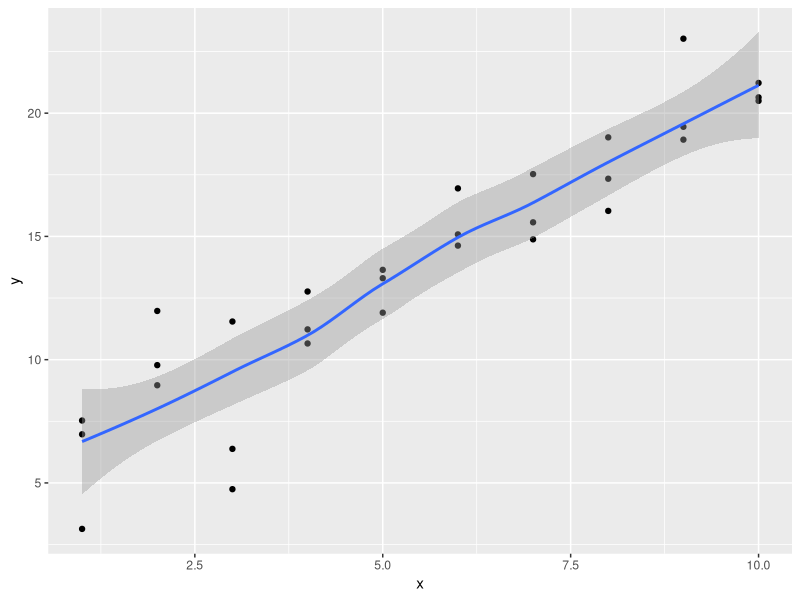
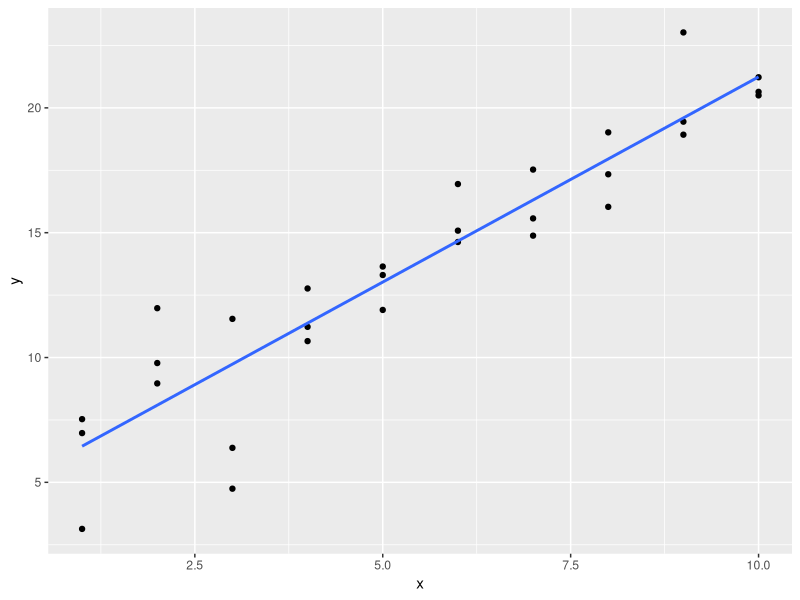

Source code (R) for these figures, in order: (Note: this script raises an error after producing the figures.)
## ---- chunk 1
library(tidyverse)

library(modelr)
options(na.action = na.warn)
## ---- chunk 2
sim1a <- tibble(
  x = rep(1:10, each = 3),
  y = x * 1.5 + 6 + rt(length(x), df = 2)
)
## ---- chunk 3
sim1a_mod <- lm(y ~ x, data = sim1a)               # fit a linear model (straight line)

coef(sim1a_mod)                                    # Slope=1.480507    Intercept=5.806916

# Can't just put `sim1a_mod` into ggplot like below ...It plots *curve*, as for `sim1a`. (WHY?)
ggplot(sim1a_mod, aes(x, y)) +
  geom_point() +
  geom_smooth() 
## ---- chunk 4
ggplot(sim1a, aes(x = x, y = y)) +
  geom_point() +
  geom_smooth(method = "lm", se = FALSE)           # fit a linear model (straight line)
## ---- chunk 5
measure_distance <- function(mod, data) {
  diff <- data$y - make_prediction(mod, data)
  mean(abs(diff))
}
## ---- chunk 6
best <- optim(c(0, 0), measure_distance, data = sim1a)
best$par                                   # the best parameters of the 'mean-absolute distance'


# HOWEVER, although the code in Q2 defines `measure_distance` (and we have `sim1a` from Q1), that definition doesn't include what the `make_prediction()` function is ...SO at the moment we just get an ERROR
## ---- chunk 7
# "For the above function to work, we need to define a function `make_prediction` that takes a numeric vector of length two (the intercept and slope) and returns the predictions..."

make_prediction <- function(mod, data) {
  mod[1] + mod[2] * data$x
}

# (I don't properly understand this, but) running that `make_prediction` code, and then the `optim` code again, gives : [1] 6.013145 1.511948

# ...re. `lm()` with the same data, (in A1) : Slope=1.546082    Intercept=5.633505
## ---- chunk 8
model1 <- function(a, data) {
  a[1] + data$x * a[2] + a[3]
}
## ---- chunk 9
sim1_loess <- loess(y ~ x, data = sim1)                # model fitting

grid_loess <- sim1 %>%
  add_predictions(sim1_loess)                          # grid generation, predictions

# "You can also use this function to add predictions [eg. from a `loess` regression] to your original [`sim1`] dataset" -- s23.3.1 R4DS book. (By default, output column gets named `pred`, but here we name it `pred_loess`) :
# sim1 <- sim1 %>%
#  add_predictions(sim1_loess, var = "pred_loess")
## ---- chunk 10
ggplot(sim1, aes(x)) +                                 # visualisation
  geom_point(aes(y = y)) +
  geom_line(aes(y = pred), data = grid_loess, colour = "red", size = 1)
## ---- chunk 11
?add_predictions

# "A data frame. `add_prediction` adds a single new column, `.pred`, to the input data. `spread_predictions` adds one column for each model. `gather_predictions` adds two columns `.model` and `.pred`, and repeats the input rows for each model." -- Help

# "Next we add predictions. We’ll use modelr::add_predictions() which takes a data frame and a model. It adds the predictions from the model to a new column in the data frame" -- s23.3.1 R4DS book
## ---- chunk 12
ggplot(sim1, aes(x, resid)) + 
  geom_ref_line(h = 0) +
  geom_point()
# Just showing this for context. (Because running it here gives an error)

?geom_ref_line

# "geom_ref_line {modelr}" "Add a reference line (ggplot2)" -- Help
## ---- chunk 13
mod2 <- lm(y ~ x, data = sim2)

grid <- sim2 %>% 
  data_grid(x) %>% 
  add_predictions(mod2)
grid
## ---- chunk 14
mod2a <- lm(y ~ x - 1, data = sim2)          # [cf. chunk above] "explicitly drop it with `-1`"

grid <- sim2 %>% 
  data_grid(x) %>% 
  add_predictions(mod2a)
grid
## ---- chunk 15
# "To run a model without an intercept, add `-1` or `+0` to the right-hand-side of the formula"
mod2a <- lm(y ~ x - 1, data = sim2)

grid <- sim2 %>% 
  data_grid(x) %>% 
  spread_predictions(mod2, mod2a)            # `spread_predictions` let us compare side-by-side
grid
# "The predictions are exactly the same in the models with and without an intercept"
## ---- chunk 16

## ---- chunk 17
mod1 <- lm(y ~ x1 + x2, data = sim3)
mod2 <- lm(y ~ x1 * x2, data = sim3)
## ---- chunk 18

## ---- chunk 19
# Estimate models `mod1` and `mod2` on `sim4` :
mod1 <- lm(y ~ x1 + x2, data = sim4)
mod2 <- lm(y ~ x1 * x2, data = sim4)

# and add the residuals from these models to the `sim4` data :
sim4_mods <- gather_residuals(sim4, mod1, mod2)
## ---- chunk 20
# Frequency plots of both the residuals :
ggplot(sim4_mods, aes(x = resid, color = model)) +
  geom_freqpoly(binwidth = 0.5) +
  geom_rug()
